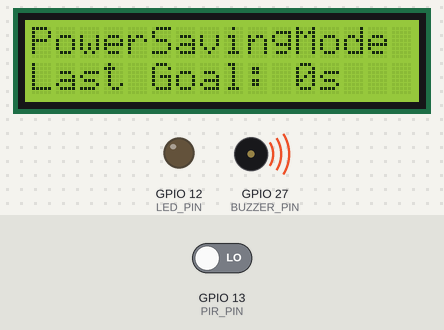
Bench run of a sketch on a simulated ESP32. Parts: 16×2 character LCD, output pins drawn as LEDs (lit = HIGH), buzzer (waves = sounding). The test bench sets the inputs (shaded band); at power-on: GPIO 13 (PIR_PIN) LOW.

Above: at 1.2 s.
1.3 s: GPIO 13 (PIR_PIN) driven HIGH
At 1.8 s:
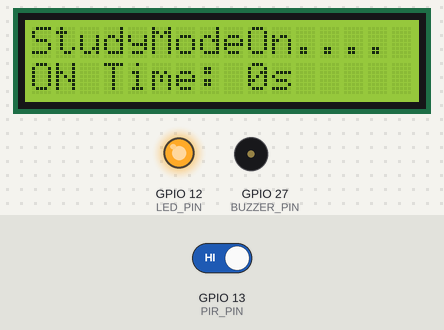
4.3 s: GPIO 13 (PIR_PIN) driven LOW
At 5.4 s:
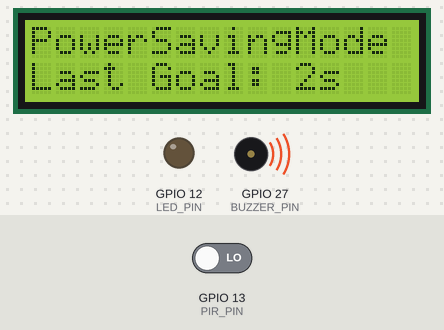
Timing chart, 0 to 7.3 s (numbered marks = the images above; inputs shaded):
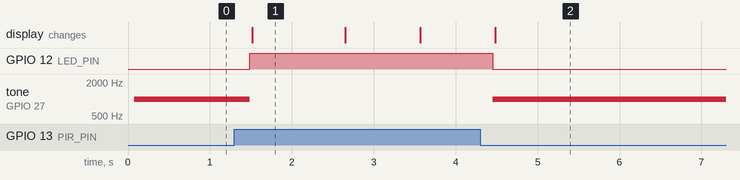

The sketch:

NeoLight.ino
```cpp
#include <Wire.h>
#include <Wire.h>
#include <LiquidCrystal_I2C.h>

#define PIR_PIN 13
#define LED_PIN 12
#define BUZZER_PIN 27

LiquidCrystal_I2C lcd(0x27, 16, 2);

// PWM settings
#define BUZZER_FREQ 1000
#define BUZZER_RESOLUTION 8

// Time tracking
unsigned long ledOnStartTime = 0;
unsigned long ledOnDuration = 0;
bool ledState = false;

//  Beep interval tracking
unsigned long lastBeepTime = 0;

void setup() {
  pinMode(PIR_PIN, INPUT);
  pinMode(LED_PIN, OUTPUT);

  Serial.begin(115200);

  lcd.init();
  lcd.backlight();
  lcd.setCursor(0, 0);
  lcd.print("System Ready");

  // ESP32 PWM setup
  ledcAttach(BUZZER_PIN, BUZZER_FREQ, BUZZER_RESOLUTION);
}

void loop() {
  int sensorValue = digitalRead(PIR_PIN);

  if (sensorValue == HIGH) {
    //  Motion detected → LED ON, buzzer OFF
    digitalWrite(LED_PIN, HIGH);
    ledcWrite(BUZZER_PIN, 0);

    // Start timer when LED just turned ON
    if (!ledState) {
      ledOnStartTime = millis();
      ledState = true;
      lastBeepTime = millis(); // reset beep timer
    }

    //   Beep every 30 seconds
    unsigned long currentTime = millis();
    if (currentTime - lastBeepTime >= 30000) {
      ledcWrite(BUZZER_PIN, 128);
      // ON
      delay(200);
      ledcWrite(BUZZER_PIN, 0);
      // OFF

      lastBeepTime = currentTime;
    }

    lcd.setCursor(0, 0);
    lcd.print("StudyModeOn....");
  }
  else {
    //  No motion → LED OFF, buzzer ON
    digitalWrite(LED_PIN, LOW);
    ledcWrite(BUZZER_PIN, 128);

    // Store ON duration
    if (ledState) {
      ledOnDuration = millis() - ledOnStartTime;
      ledState = false;
    }

    lcd.setCursor(0, 0);
    lcd.print("PowerSavingMode      ");
  }

  //  Display time
  lcd.setCursor(0, 1);

  if (ledState) {
    unsigned long seconds = (millis() - ledOnStartTime) / 1000;
    lcd.print("ON Time: ");
    lcd.print(seconds);
    lcd.print("s   ");
  } else {
    lcd.print("Last Goal: ");
    lcd.print(ledOnDuration / 1000);
    lcd.print("s   ");
  }

  delay(200);
}
```

Measured:
- after the input at 1.3 s, GPIO 12 (LED_PIN): LOW → HIGH after 0.19 s; tone on GPIO 27 (BUZZER_PIN): 1000 Hz → silent after 0.19 s; the display: changes after 0.21 s (image 1)
- after the input at 4.3 s, GPIO 12 (LED_PIN): HIGH → LOW after 0.15 s; tone on GPIO 27 (BUZZER_PIN): silent → 1000 Hz after 0.15 s; the display: changes after 0.19 s (image 2)
- what the display in image 1 shows lasts 1.2 s, from 1.5 s to 2.7 s
